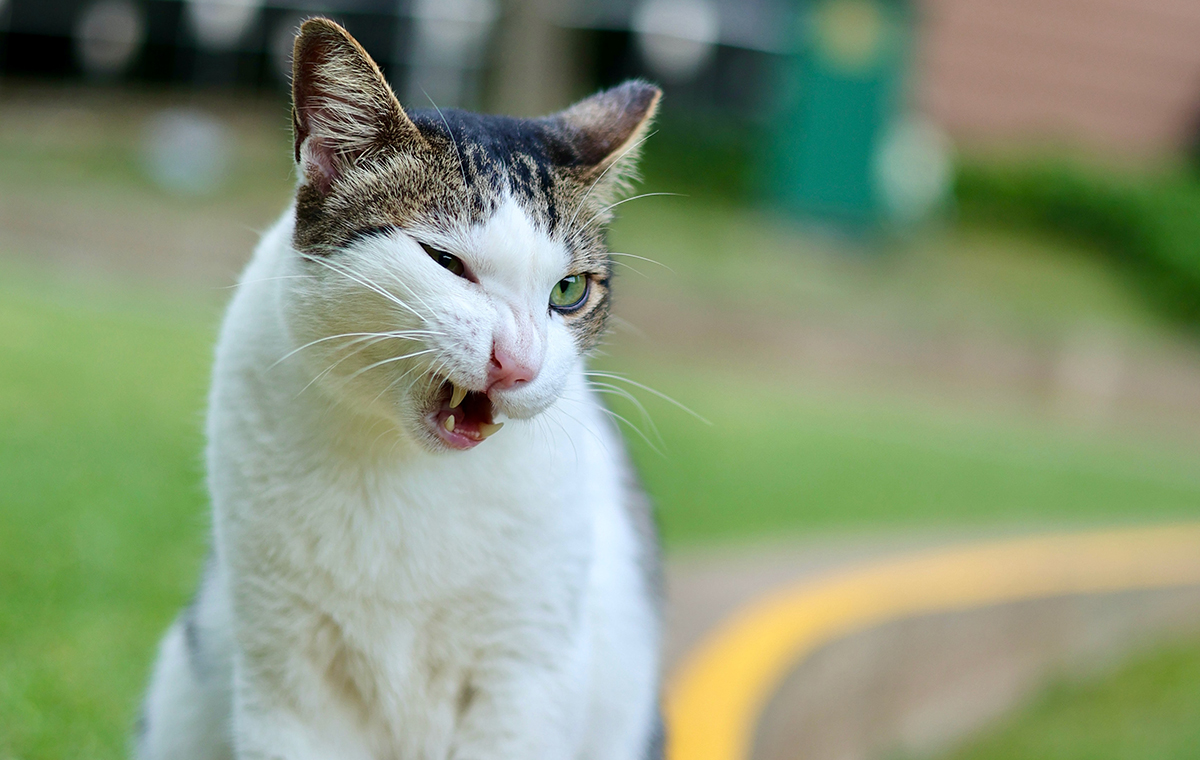
#> input picture day09/cat.jpg, 1200 x 760 px, found by its file name
$ python p60_opencv.py
#> lines starting #> are read from the running program, lines starting #| are printed output that depends on the picture; after the words box and inside, x2 and y2 are one past the last pixel; in counts of white or black regions, pixels touching at a corner belong together
# file : p60_opencv.py
# desc : OpenCV 이미지 처리 계속

import cv2

image = cv2.imread('./day09/cat.jpg',cv2.IMREAD_UNCHANGED)  # 원본
#> image is the input picture: shape (760, 1200, 3); mean B, G, R 120.6, 149.9, 135.1
dst = cv2.flip(image,1) # 0은 상하반전, 1은 좌우반전

height, width, channel = image.shape
#> height = 760; width = 1200; channel = 3
matrix = cv2.getRotationMatrix2D((width//2, height//2),90,1) # 세번쨰 옵션, scale, -1 = CW(시계방향), 1 = CCW(반시계방향) 2이상(배율)
thrd = cv2.warpAffine(image, matrix,(width,height))
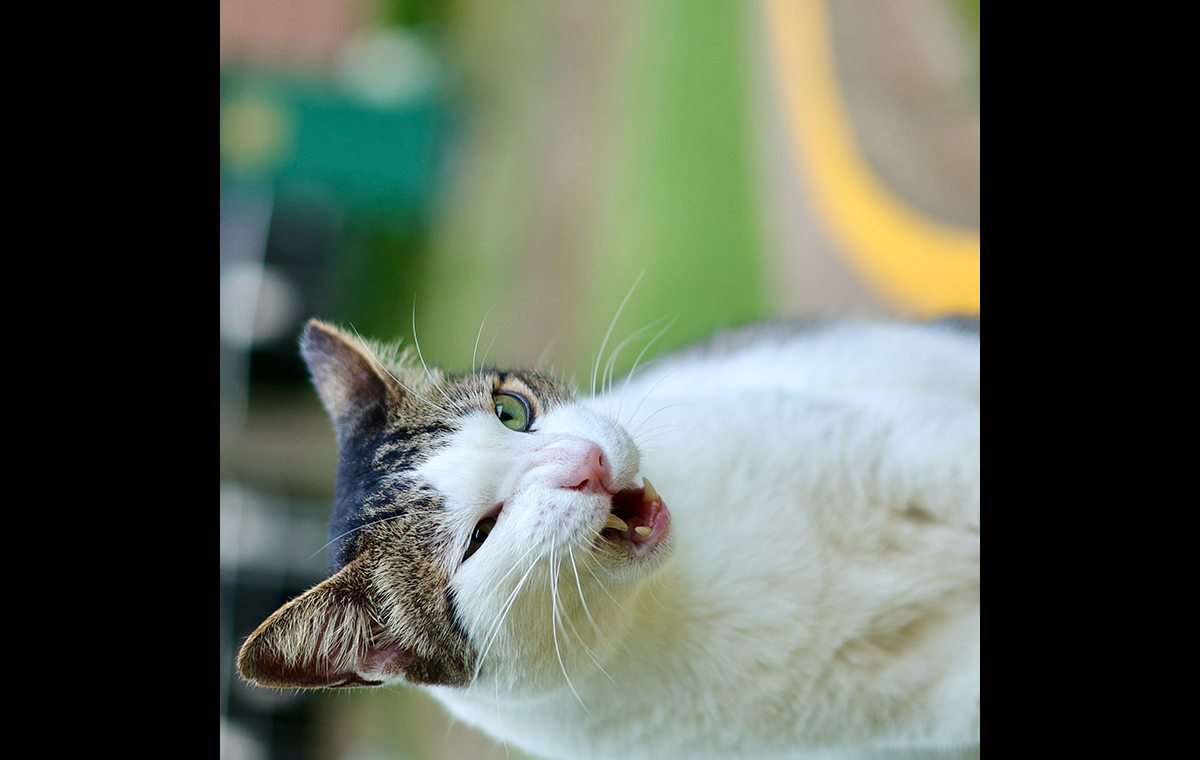
#> thrd: shape (760, 1200, 3); mean B, G, R 84.9, 97.5, 89.2

reverse = cv2.bitwise_not(image)  # 역상, 반전색
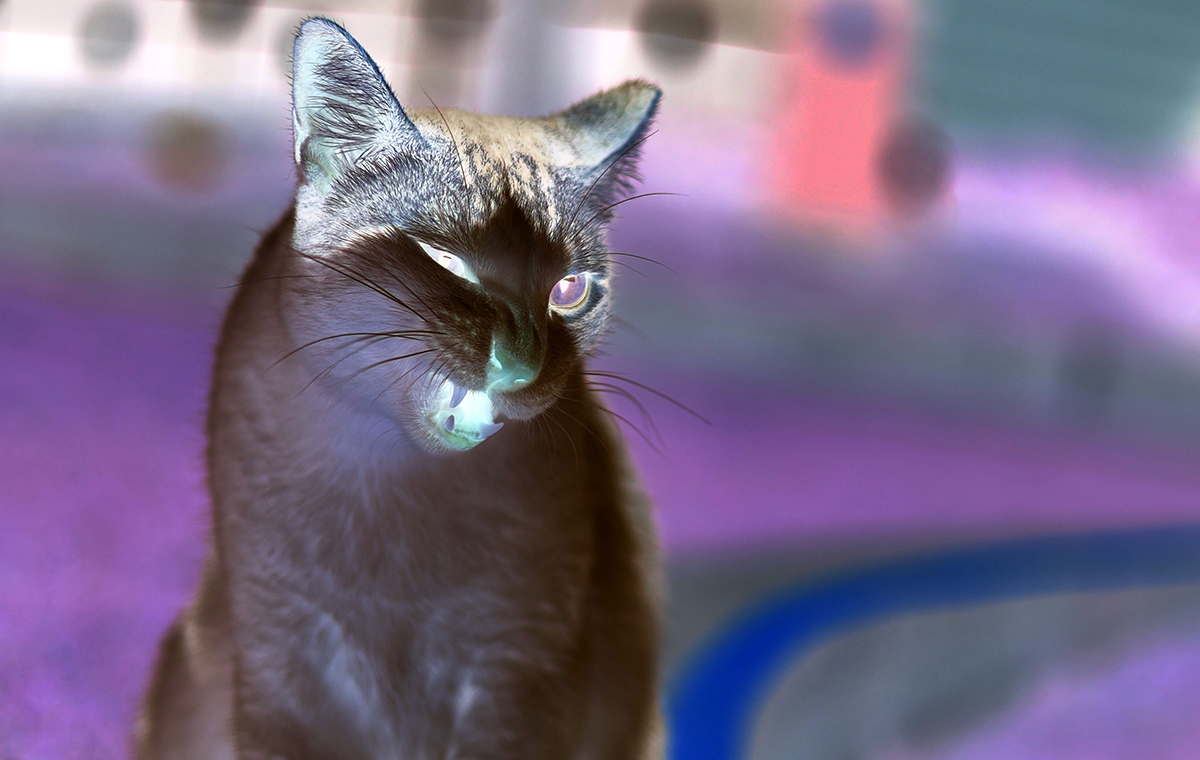
#> reverse: shape (760, 1200, 3); mean B, G, R 134.4, 105.1, 119.9
gray = cv2.cvtColor(image, cv2.COLOR_BGR2GRAY)
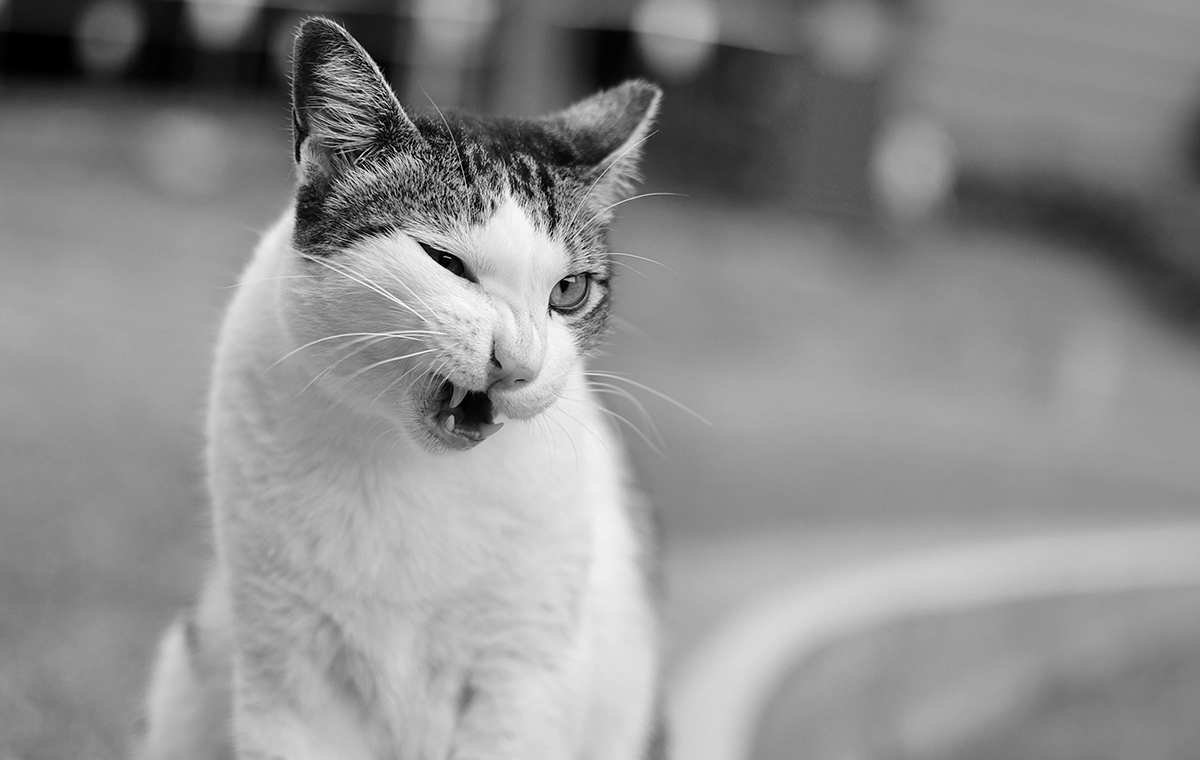
#> gray: shape (760, 1200); min 0, max 255, mean 142.1
ret, bny = cv2.threshold(gray, 100, 255, cv2.THRESH_BINARY) # 이진화(0또는 1)
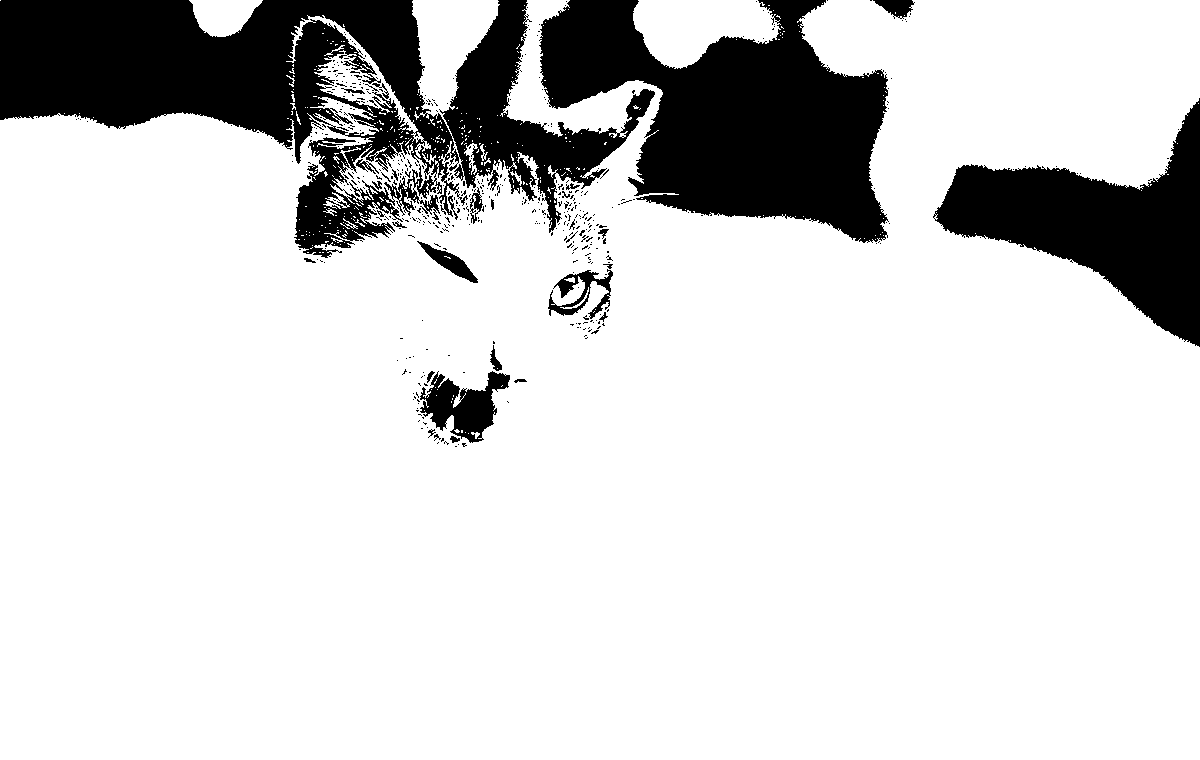
#> bny: shape (760, 1200); 83% white; 500 black regions (468 under 20 px), largest, box (x1, y1, x2, y2) and area: (0, 0, 655, 258) 70482, (539, 0, 889, 243) 48598, (933, 98, 1200, 347) 27231

cv2.imshow('Cat', image)
cv2.imshow('Flip',dst)  # 이미지를 뒤집음
cv2.imshow('Rotation',thrd)
cv2.imshow('reverse',reverse)
cv2.imshow('gray', gray)
cv2.imshow('Binary',bny)

cv2.waitKey(0)
cv2.destroyAllWindows()

$ run again, with day09/tropical_beach.jpg copied over day09/cat.jpg
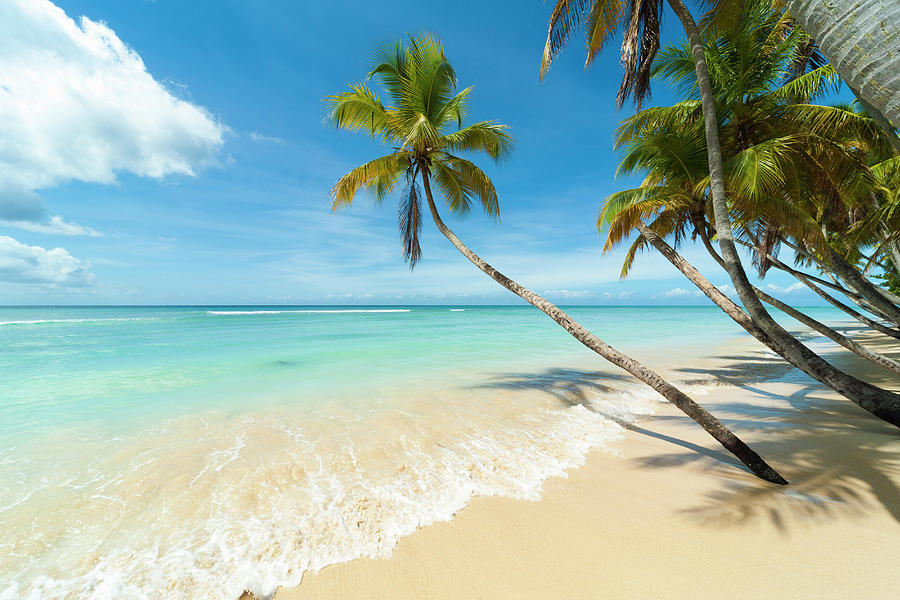
#> input picture day09/tropical_beach.jpg, 900 x 600 px, found by its file name
#> image is the input picture: shape (600, 900, 3); mean B, G, R 172.2, 178.7, 150
#> `gray = cv2.cvtColor(image, cv2.COLOR_BGR2GRAY)`:
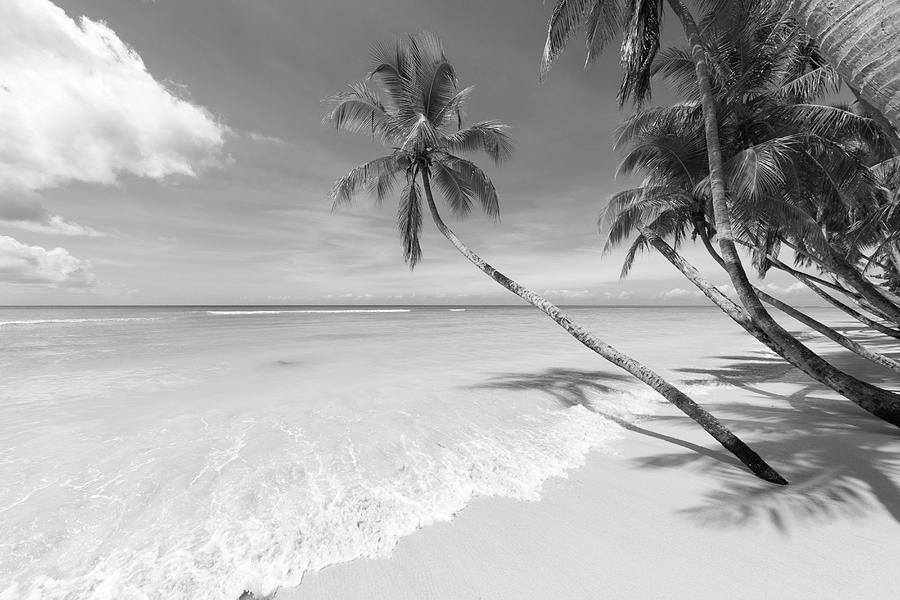
#> gray: shape (600, 900); min 0, max 255, mean 169.4
#> `ret, bny = cv2.threshold(gray, 100, 255, cv2.THRESH_BINARY)`:
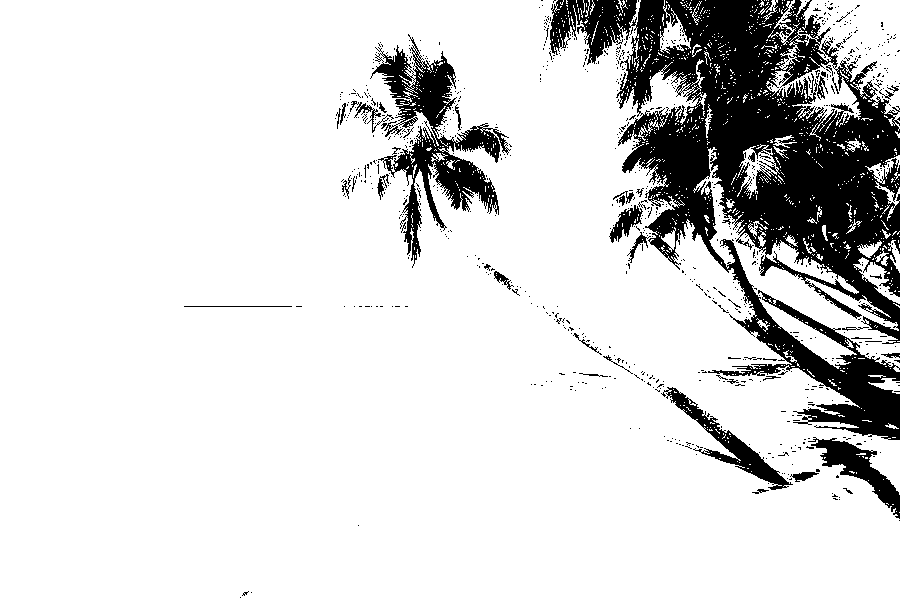
#> bny: shape (600, 900); 85.1% white; 832 black regions (791 under 20 px), largest, box (x1, y1, x2, y2) and area: (550, 0, 900, 440) 62158, (370, 34, 511, 268) 8932, (661, 387, 793, 490) 2310
